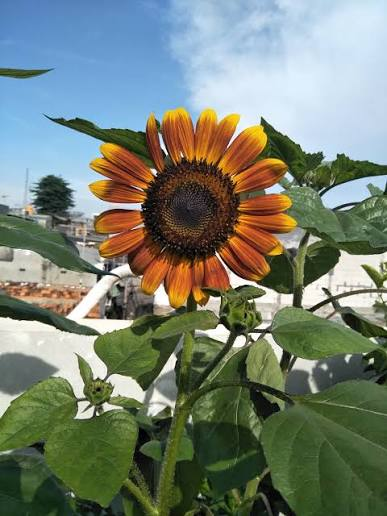
#> input picture Images/flower.jpg, 387 x 516 px, found by its file name
$ python lesson41.py
#> lines starting #> are read from the running program, lines starting #| are printed output that depends on the picture; after the words box and inside, x2 and y2 are one past the last pixel; in counts of white or black regions, pixels touching at a corner belong together
import cv2
image = cv2.imread("Images/flower.jpg")
#> image is the input picture: shape (516, 387, 3); mean B, G, R 114.8, 128.4, 118.4
gray = cv2.cvtColor(image, cv2.COLOR_BGR2GRAY)
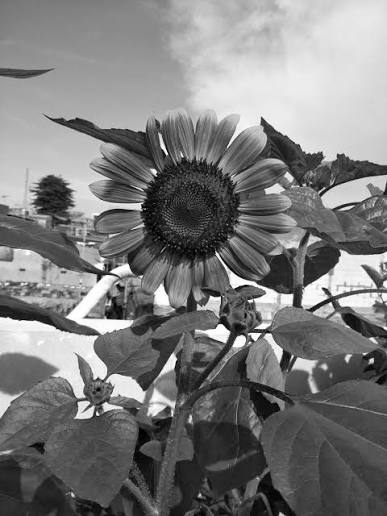
#> gray: shape (516, 387); min 0, max 255, mean 123.8
_, binary = cv2.threshold(gray, 127, 255, cv2.THRESH_BINARY)
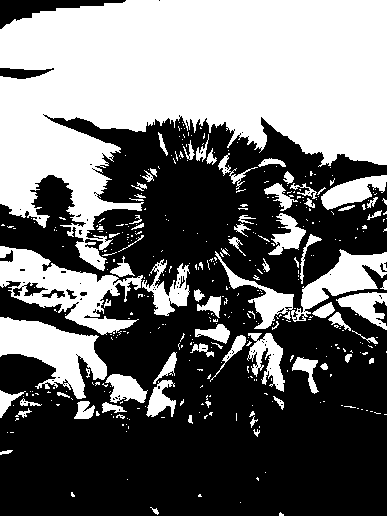
#> binary: shape (516, 387); 43.4% white; 406 white regions (332 under 20 px)
contours, hierarchy = cv2.findContours(binary,cv2.RETR_EXTERNAL,cv2.CHAIN_APPROX_SIMPLE)
#> contours = 405 contours, 350 with area under 20; largest, box (x1, y1, x2, y2) and area: (0, 0, 387, 271) 58433, (0, 246, 143, 335) 5205, (0, 317, 107, 399) 4108, (215, 249, 387, 329) 3534, (321, 175, 387, 210) 1118
cv2.drawContours(image, contours, -1, (0, 255, 0), 2)
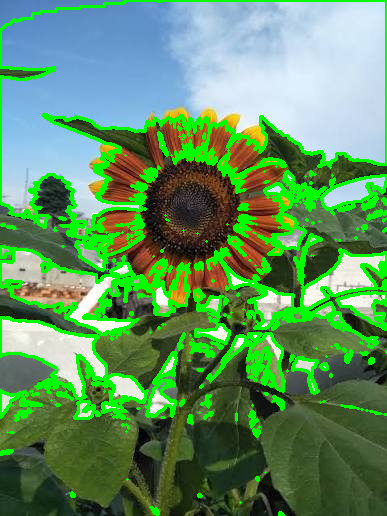
#> image: shape (516, 387, 3); 15.83% of pixels changed, all inside (x1, y1, x2, y2) = (0, 0, 387, 516)
cv2.imshow("Contours", image)
cv2.waitKey(0)
cv2.destroyAllWindows()

$ run again, with Images/mahirat.jpg copied over Images/flower.jpg
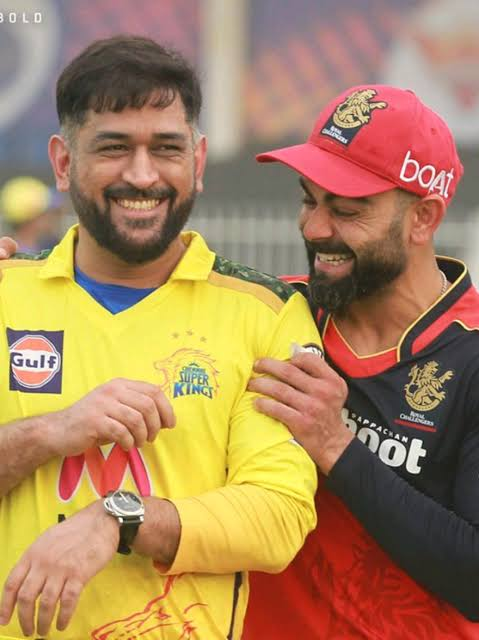
#> input picture Images/mahirat.jpg, 479 x 640 px, found by its file name
#> image is the input picture: shape (640, 479, 3); mean B, G, R 92.6, 133.1, 169.9
#> `_, binary = cv2.threshold(gray, 127, 255, cv2.THRESH_BINARY)`:
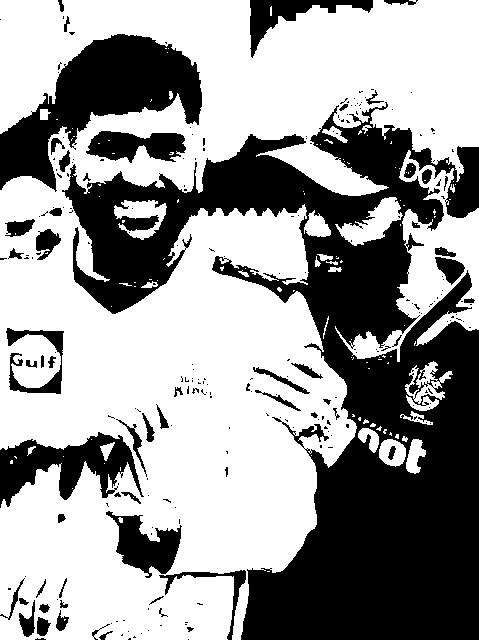
#> binary: shape (640, 479); 60.5% white; 248 black regions (186 under 20 px)
#> contours = 106 contours, 85 with area under 20; largest, box (x1, y1, x2, y2) and area: (0, 0, 479, 640) 178128, (335, 150, 479, 362) 9098, (335, 197, 403, 246) 1330, (114, 200, 167, 240) 912, (405, 361, 453, 404) 700
#> `cv2.drawContours(image, contours, -1, (0, 255, 0), 2)`:
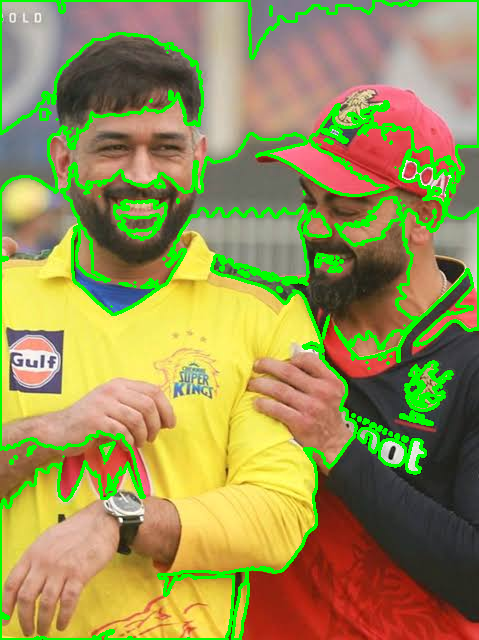
#> image: shape (640, 479, 3); 9.74% of pixels changed, all inside (x1, y1, x2, y2) = (0, 0, 479, 640)

$ run again, with Images/person.jpg copied over Images/flower.jpg
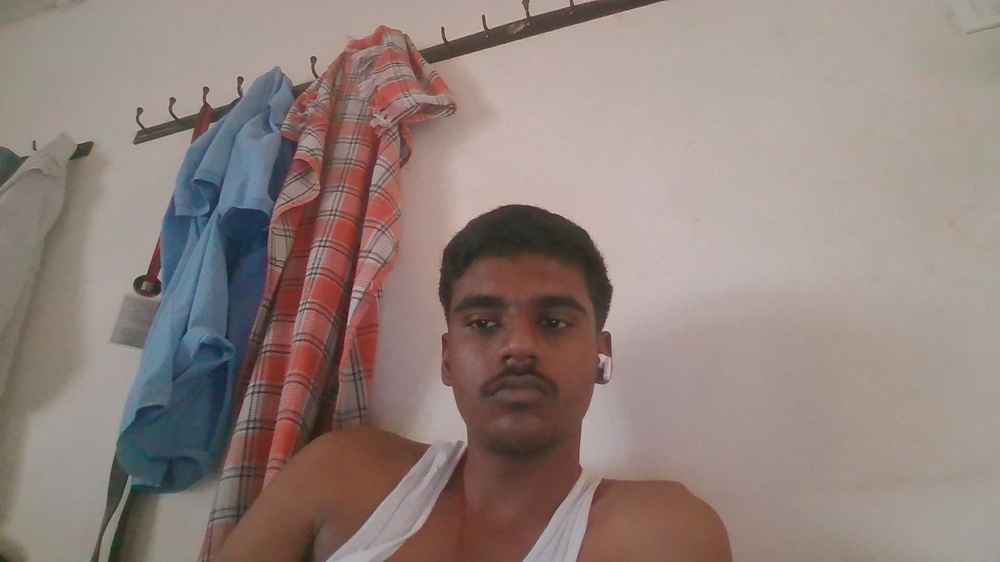
#> input picture Images/person.jpg, 1000 x 562 px, shrunk from 1920 x 1080 before the run, found by its file name
#> image is the input picture: shape (562, 1000, 3); mean B, G, R 124.4, 130, 146
#> `_, binary = cv2.threshold(gray, 127, 255, cv2.THRESH_BINARY)`:
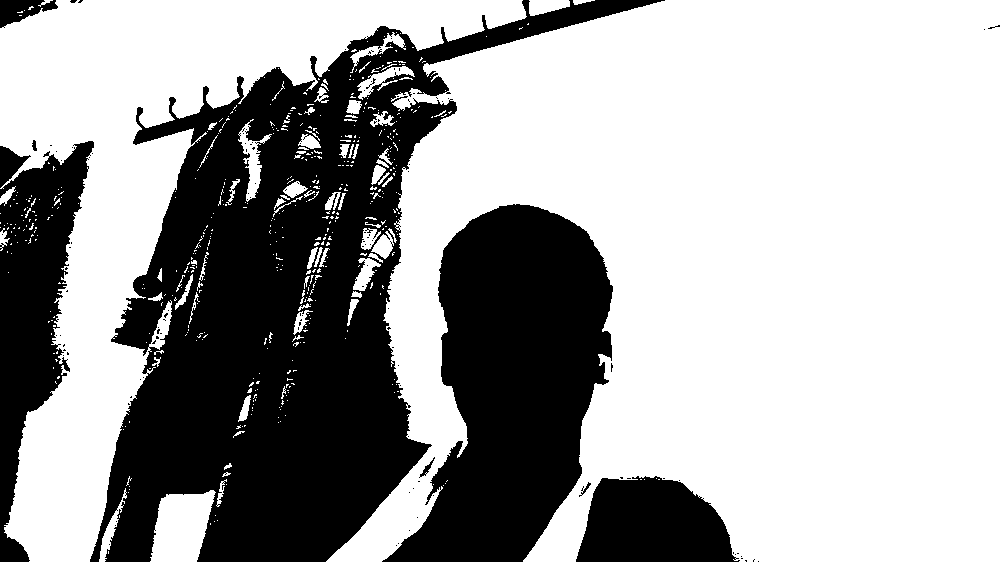
#> binary: shape (562, 1000); 64.4% white; 125 black regions (115 under 20 px)
#> contours = 531 contours, 484 with area under 20; largest, box (x1, y1, x2, y2) and area: (326, 0, 1000, 562) 264940, (0, 0, 527, 562) 80730, (150, 490, 216, 562) 3336, (238, 119, 272, 202) 756, (357, 66, 415, 100) 539
#> `cv2.drawContours(image, contours, -1, (0, 255, 0), 2)`:
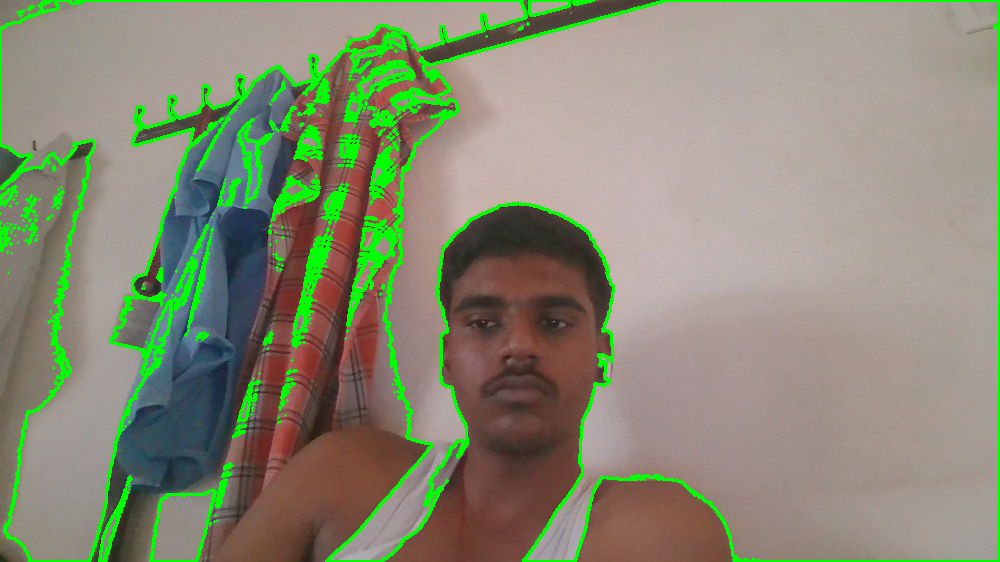
#> image: shape (562, 1000, 3); 6.94% of pixels changed, all inside (x1, y1, x2, y2) = (0, 0, 1000, 562)
